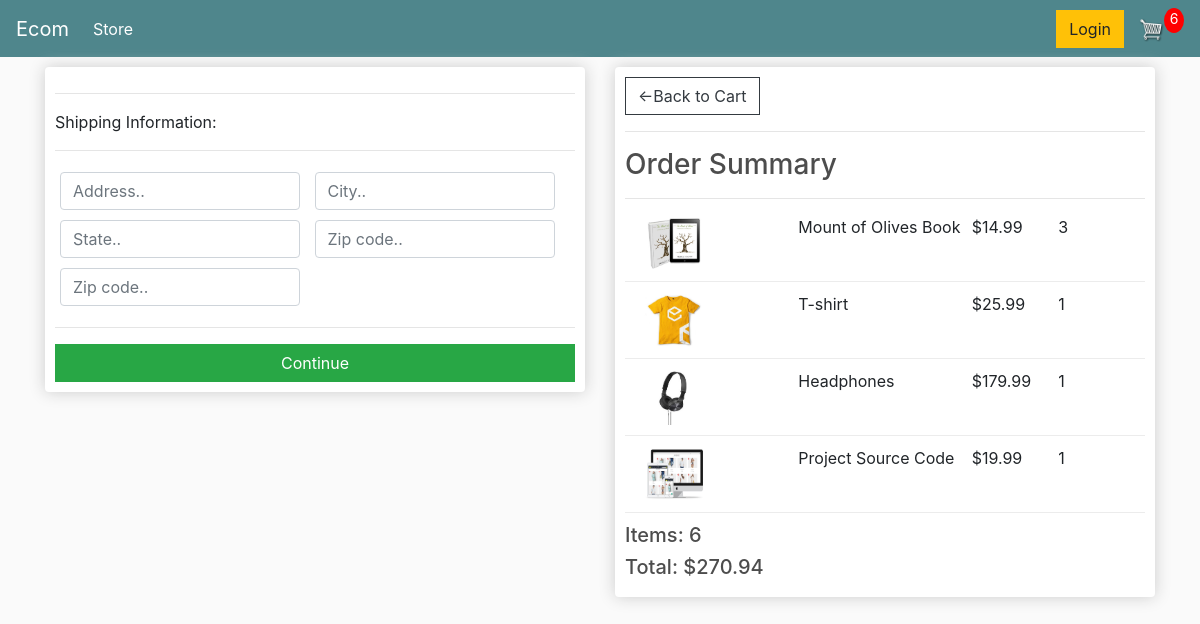
Before: /checkout/ (signed in) with the older database file.
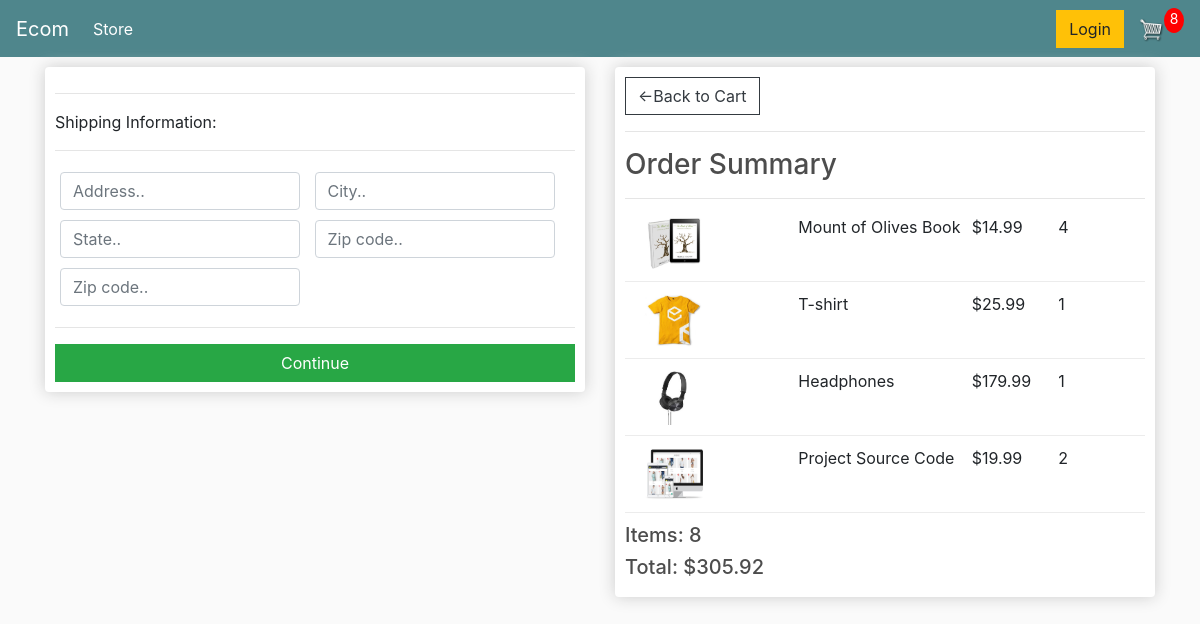
After: the same page with the newer database file.
### store/models.py (models this page shows, shortened)
class OrderItem(models.Model):
    product = models.ForeignKey(
        Product, on_delete=models.SET_NULL, blank=True, null=True)
    order = models.ForeignKey(
        Order, on_delete=models.SET_NULL, blank=True, null=True)
    quantity = models.IntegerField(default=0, null=True, blank=True)
    date_added = models.DateTimeField(auto_now_add=True)
    @property
    def get_total(self):
        total = self.product.price * self.quantity
        return total

class Order(models.Model):
    customer = models.ForeignKey(
        Customer, on_delete=models.SET_NULL, blank=True, null=True)
    date_ordered = models.DateTimeField(auto_now_add=True)
    complete = models.BooleanField(default=False, null=True, blank=False)
    transaction_id = models.CharField(max_length=200, null=True)
    @property
    def shipping(self):
        shipping = False
        orderitems = self.orderitem_set.all()
        for i in orderitems:
            if i.product.digital == False:
                shipping = True
        return shipping
    @property
    def get_cart_total(self):
        orderitems = self.orderitem_set.all()
        total = sum([item.get_total for item in orderitems])
        return total
    @property
    def get_cart_items(self):
        orderitems = self.orderitem_set.all()
        total = sum([item.quantity for item in orderitems])
        return total

class Product(models.Model):
    name = models.CharField(max_length=200, null=True)
    price = models.FloatField()
    digital = models.BooleanField(default=False, null=True, blank=False)
    image = models.ImageField(null=True, blank=True)
    @property
    def imageURL(self):
        try:
            url = self.image.url
        except:
            url = ""
        return url

### store/views.py (the view)
# urls.py: path("checkout/", views.checkout, name="checkout"),
def checkout(request):
    if request.user.is_authenticated:
        customer = request.user.customer
        order, created = Order.objects.get_or_create(
            customer=customer, complete=False)
        items = order.orderitem_set.all()
        cartItems = order.get_cart_items
    else:
        items = []
        order = {"get_cart_total": 0, "get_cart_items": 0, "shipping": False}
        cartItems = order["get_cart_items"]
    context = {"items": items, "order": order, "cartItems": cartItems}
    return render(request, "store/checkout.html", context)

### store/templates/store/checkout.html (shortened to what this page needs)
{% extends 'store/main.html' %}
{% load static %}
{% block content %}
<div class="row">
    <div class="col-lg-6">
        <div class="box-element" id="form-wrapper">
            <form id="form">
                <div id="shipping-info">
                    <hr>
                    <p>Shipping Information:</p>
                    <hr>
                    <div class="form-field">
                        <input class="form-control" type="text" name="address" placeholder="Address..">
                    </div>
                    <div class="form-field">
                        <input class="form-control" type="text" name="city" placeholder="City..">
                    </div>
                    <div class="form-field">
                        <input class="form-control" type="text" name="state" placeholder="State..">
                    </div>
                    <div class="form-field">
                        <input class="form-control" type="text" name="zipcode" placeholder="Zip code..">
                    </div>
                    <div class="form-field">
                        <input class="form-control" type="text" name="country" placeholder="Zip code..">
                    </div>
                </div>
                <hr>
                <input id="form-button" class="btn btn-success btn-block" type="submit" value="Continue">
            </form>
        </div>
        <br>
    </div>
    <div class="col-lg-6">
        <div class="box-element">
            <a class="btn btn-outline-dark" href="{% url 'cart' %}">&#x2190;Back to Cart</a>
            <hr>
            <h3>Order Summary</h3>
            <hr>
            {% for item in items %}
            <div class="cart-row">
                <div style="flex:2"><img class="row-image" src="{{item.product.imageURL}}"></div>
                <div style="flex:2">
                    <p>{{item.product.name}}</p>
                </div>
                <div style="flex:1">
                    <p>${{item.product.price}}</p>
                </div>
                <div style="flex:1">
                    <p>{{item.quantity}}</p>
                </div>
            </div>
            {% endfor %}
            <h5>Items: {{order.get_cart_items}}</h5>
            <h5>Total: ${{order.get_cart_total|floatformat:2}}</h5>
        </div>
    </div>
</div>
{% endblock content %}

Changed rows visible on the page:
changed OrderItem "Mount of Olives Book": quantity "3" → "4"
changed OrderItem "Project Source Code": quantity "1" → "2"
changed through a linked row, Order: get_cart_items "6" → "8"; get_cart_total "270.94" → "305.92"
Other visible differences:
{{ cartItems }}: "6" → "8"
